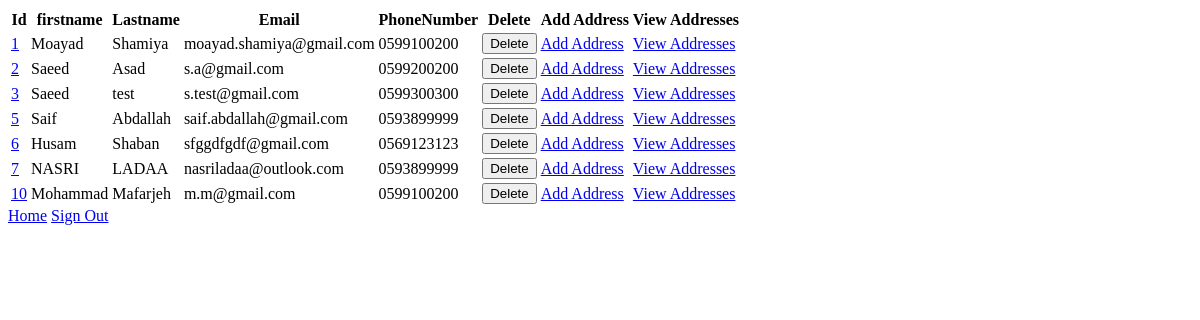
The page /show on the database as committed earlier.
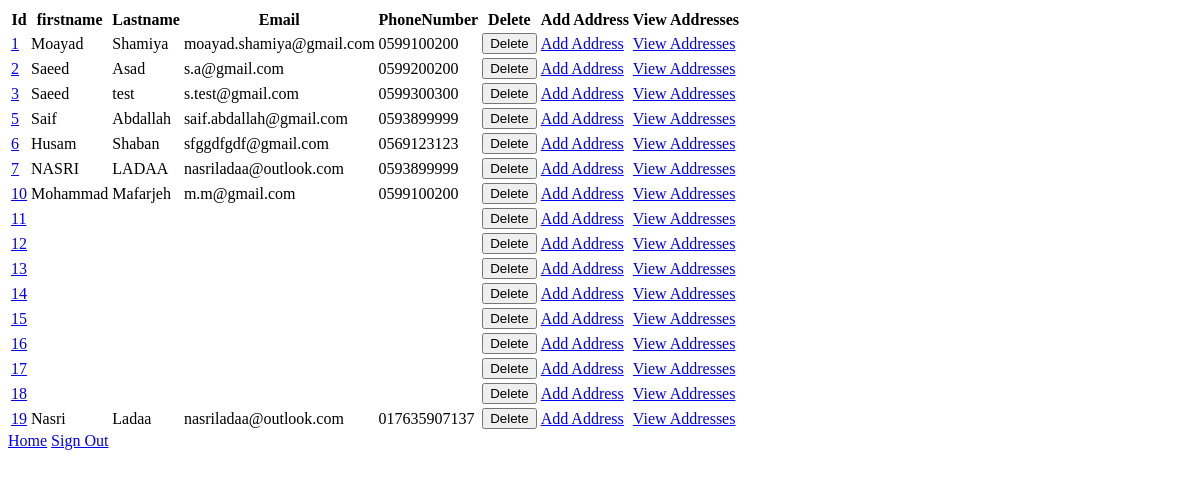
The same page on the database as committed later.
### myapp/models.py (models this page shows)
class User(models.Model):  #users
    firstname = models.CharField(max_length=50)  #varchar(255)
    lastname = models.CharField(max_length=50)
    email = models.CharField(max_length=100)
    phonenumber = models.CharField(max_length=10)
    password = models.CharField(max_length=25)
    created_at = models.DateTimeField( auto_now_add=True )
    updated_At = models.DateTimeField( auto_now=True )
    objects = UserManager()

### myapp/views.py (the view)
# urls.py: path("show", views.show_all),
def show_all(request):
    context = {
        "allusers" : models.get_all_users()
    }
    return render(request, "show.html" , context )

### myapp/models.py (called while the page is built)
def get_all_users():
    return User.objects.all()

### myapp/templates/show.html (shortened to what this page needs)
<!DOCTYPE html>
<html lang="en">
<head>
</head>
<body>
    <table>
        <tr>
            <th>Id</th>
            <th>firstname</th>
            <th>Lastname</th>
            <th>Email</th>
            <th>PhoneNumber</th>
            <th>Delete</th>
            <th> Add Address </th>
            <th>View Addresses</th>
        </tr>
        {% for user in allusers %}
        <tr>
            <td> <a href="/viewById/{{ user.id }}"> {{ user.id }} </a> </td>
            <td> {{ user.firstname }} </td>
            <td> {{ user.lastname }} </td>
            <td> {{ user.email }} </td>
            <td> {{ user.phonenumber }} </td>
            <td>
                <form action="/delete_by_id" method="post" >
                    <button>Delete</button>
                </form>
            </td>
            <td>
                <a href="/addaddress/{{ user.id }} ">Add Address</a>
            </td>
            <td>
                <a href="/viewaddress/{{ user.id }}">View Addresses</a>
            </td>
        </tr>
        {% endfor %}
    </table>
    <a href="/home">Home</a>
    <a href="/signout">Sign Out</a>
</body>
</html>

Rows that differ between the two databases and show on the page:
added User: id "11"
added User: id "12"
added User: id "13"
added User: id "14"
added User: id "15"
added User: id "16"
added User: id "17"
added User: id "18"
added User: id "19", firstname "Nasri", lastname "Ladaa", email "nasriladaa@outlook.com", phonenumber "017635907137"
